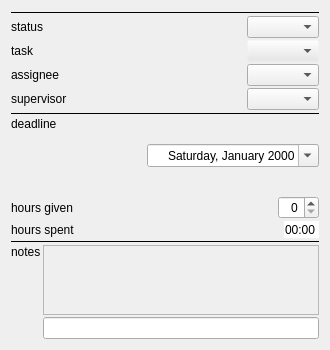
<?xml version="1.0" encoding="UTF-8"?>
<ui version="4.0">
 <class>Form</class>
 <widget class="QWidget" name="Form">
  <property name="geometry">
   <rect>
    <x>0</x>
    <y>0</y>
    <width>330</width>
    <height>350</height>
   </rect>
  </property>
  <property name="sizePolicy">
   <sizepolicy hsizetype="Preferred" vsizetype="Preferred">
    <horstretch>0</horstretch>
    <verstretch>0</verstretch>
   </sizepolicy>
  </property>
  <property name="windowTitle">
   <string>Form</string>
  </property>
  <layout class="QGridLayout" name="gridLayout">
   <item row="0" column="0">
    <layout class="QVBoxLayout" name="verticalLayout_4">
     <property name="spacing">
      <number>2</number>
     </property>
     <item>
      <widget class="QWidget" name="widget_comboboxes" native="true">
       <property name="enabled">
        <bool>true</bool>
       </property>
       <layout class="QGridLayout" name="gridLayout_5">
        <property name="margin">
         <number>0</number>
        </property>
        <property name="spacing">
         <number>2</number>
        </property>
        <item row="0" column="0">
         <layout class="QVBoxLayout" name="vlayout_comboboxes">
          <property name="spacing">
           <number>2</number>
          </property>
          <item>
           <widget class="Line" name="line_2">
            <property name="frameShadow">
             <enum>QFrame::Plain</enum>
            </property>
            <property name="orientation">
             <enum>Qt::Horizontal</enum>
            </property>
           </widget>
          </item>
          <item>
           <layout class="QHBoxLayout" name="horizontalLayout_12">
            <property name="spacing">
             <number>2</number>
            </property>
            <item>
             <widget class="QLabel" name="label_6">
              <property name="text">
               <string>status</string>
              </property>
             </widget>
            </item>
            <item>
             <spacer name="horizontalSpacer_5">
              <property name="orientation">
               <enum>Qt::Horizontal</enum>
              </property>
              <property name="sizeHint" stdset="0">
               <size>
                <width>0</width>
                <height>0</height>
               </size>
              </property>
             </spacer>
            </item>
            <item>
             <widget class="QComboBox" name="combobox_status">
              <property name="sizePolicy">
               <sizepolicy hsizetype="Minimum" vsizetype="Minimum">
                <horstretch>0</horstretch>
                <verstretch>0</verstretch>
               </sizepolicy>
              </property>
              <property name="sizeAdjustPolicy">
               <enum>QComboBox::AdjustToContents</enum>
              </property>
             </widget>
            </item>
           </layout>
          </item>
          <item>
           <layout class="QHBoxLayout" name="horizontalLayout_11">
            <property name="spacing">
             <number>2</number>
            </property>
            <item>
             <widget class="QLabel" name="label_7">
              <property name="text">
               <string>task</string>
              </property>
             </widget>
            </item>
            <item>
             <spacer name="horizontalSpacer_4">
              <property name="orientation">
               <enum>Qt::Horizontal</enum>
              </property>
              <property name="sizeHint" stdset="0">
               <size>
                <width>0</width>
                <height>0</height>
               </size>
              </property>
             </spacer>
            </item>
            <item>
             <widget class="QComboBox" name="combobox_task">
              <property name="sizePolicy">
               <sizepolicy hsizetype="Minimum" vsizetype="Minimum">
                <horstretch>0</horstretch>
                <verstretch>0</verstretch>
               </sizepolicy>
              </property>
              <property name="palette">
               <palette>
                <active>
                 <colorrole role="WindowText">
                  <brush brushstyle="SolidPattern">
                   <color alpha="255">
                    <red>0</red>
                    <green>0</green>
                    <blue>0</blue>
                   </color>
                  </brush>
                 </colorrole>
                 <colorrole role="Button">
                  <brush brushstyle="SolidPattern">
                   <color alpha="0">
                    <red>232</red>
                    <green>232</green>
                    <blue>232</blue>
                   </color>
                  </brush>
                 </colorrole>
                 <colorrole role="Light">
                  <brush brushstyle="SolidPattern">
                   <color alpha="0">
                    <red>255</red>
                    <green>255</green>
                    <blue>255</blue>
                   </color>
                  </brush>
                 </colorrole>
                 <colorrole role="Midlight">
                  <brush brushstyle="SolidPattern">
                   <color alpha="0">
                    <red>243</red>
                    <green>243</green>
                    <blue>243</blue>
                   </color>
                  </brush>
                 </colorrole>
                 <colorrole role="Dark">
                  <brush brushstyle="SolidPattern">
                   <color alpha="0">
                    <red>116</red>
                    <green>116</green>
                    <blue>116</blue>
                   </color>
                  </brush>
                 </colorrole>
                 <colorrole role="Mid">
                  <brush brushstyle="SolidPattern">
                   <color alpha="0">
                    <red>155</red>
                    <green>155</green>
                    <blue>155</blue>
                   </color>
                  </brush>
                 </colorrole>
                 <colorrole role="Text">
                  <brush brushstyle="SolidPattern">
                   <color alpha="255">
                    <red>0</red>
                    <green>0</green>
                    <blue>0</blue>
                   </color>
                  </brush>
                 </colorrole>
                 <colorrole role="BrightText">
                  <brush brushstyle="SolidPattern">
                   <color alpha="255">
                    <red>255</red>
                    <green>255</green>
                    <blue>255</blue>
                   </color>
                  </brush>
                 </colorrole>
                 <colorrole role="ButtonText">
                  <brush brushstyle="SolidPattern">
                   <color alpha="255">
                    <red>0</red>
                    <green>0</green>
                    <blue>0</blue>
                   </color>
                  </brush>
                 </colorrole>
                 <colorrole role="Base">
                  <brush brushstyle="SolidPattern">
                   <color alpha="255">
                    <red>255</red>
                    <green>255</green>
                    <blue>255</blue>
                   </color>
                  </brush>
                 </colorrole>
                 <colorrole role="Window">
                  <brush brushstyle="SolidPattern">
                   <color alpha="0">
                    <red>232</red>
                    <green>232</green>
                    <blue>232</blue>
                   </color>
                  </brush>
                 </colorrole>
                 <colorrole role="Shadow">
                  <brush brushstyle="SolidPattern">
                   <color alpha="255">
                    <red>0</red>
                    <green>0</green>
                    <blue>0</blue>
                   </color>
                  </brush>
                 </colorrole>
                 <colorrole role="AlternateBase">
                  <brush brushstyle="SolidPattern">
                   <color alpha="127">
                    <red>243</red>
                    <green>243</green>
                    <blue>243</blue>
                   </color>
                  </brush>
                 </colorrole>
                 <colorrole role="ToolTipBase">
                  <brush brushstyle="SolidPattern">
                   <color alpha="255">
                    <red>255</red>
                    <green>255</green>
                    <blue>220</blue>
                   </color>
                  </brush>
                 </colorrole>
                 <colorrole role="ToolTipText">
                  <brush brushstyle="SolidPattern">
                   <color alpha="255">
                    <red>0</red>
                    <green>0</green>
                    <blue>0</blue>
                   </color>
                  </brush>
                 </colorrole>
                </active>
                <inactive>
                 <colorrole role="WindowText">
                  <brush brushstyle="SolidPattern">
                   <color alpha="255">
                    <red>0</red>
                    <green>0</green>
                    <blue>0</blue>
                   </color>
                  </brush>
                 </colorrole>
                 <colorrole role="Button">
                  <brush brushstyle="SolidPattern">
                   <color alpha="0">
                    <red>232</red>
                    <green>232</green>
                    <blue>232</blue>
                   </color>
                  </brush>
                 </colorrole>
                 <colorrole role="Light">
                  <brush brushstyle="SolidPattern">
                   <color alpha="0">
                    <red>255</red>
                    <green>255</green>
                    <blue>255</blue>
                   </color>
                  </brush>
                 </colorrole>
                 <colorrole role="Midlight">
                  <brush brushstyle="SolidPattern">
                   <color alpha="0">
                    <red>243</red>
                    <green>243</green>
                    <blue>243</blue>
                   </color>
                  </brush>
                 </colorrole>
                 <colorrole role="Dark">
                  <brush brushstyle="SolidPattern">
                   <color alpha="0">
                    <red>116</red>
                    <green>116</green>
                    <blue>116</blue>
                   </color>
                  </brush>
                 </colorrole>
                 <colorrole role="Mid">
                  <brush brushstyle="SolidPattern">
                   <color alpha="0">
                    <red>155</red>
                    <green>155</green>
                    <blue>155</blue>
                   </color>
                  </brush>
                 </colorrole>
                 <colorrole role="Text">
                  <brush brushstyle="SolidPattern">
                   <color alpha="255">
                    <red>0</red>
                    <green>0</green>
                    <blue>0</blue>
                   </color>
                  </brush>
                 </colorrole>
                 <colorrole role="BrightText">
                  <brush brushstyle="SolidPattern">
                   <color alpha="255">
                    <red>255</red>
                    <green>255</green>
                    <blue>255</blue>
                   </color>
                  </brush>
                 </colorrole>
                 <colorrole role="ButtonText">
                  <brush brushstyle="SolidPattern">
                   <color alpha="255">
                    <red>0</red>
                    <green>0</green>
                    <blue>0</blue>
                   </color>
                  </brush>
                 </colorrole>
                 <colorrole role="Base">
                  <brush brushstyle="SolidPattern">
                   <color alpha="255">
                    <red>255</red>
                    <green>255</green>
                    <blue>255</blue>
                   </color>
                  </brush>
                 </colorrole>
                 <colorrole role="Window">
                  <brush brushstyle="SolidPattern">
                   <color alpha="0">
                    <red>232</red>
                    <green>232</green>
                    <blue>232</blue>
                   </color>
                  </brush>
                 </colorrole>
                 <colorrole role="Shadow">
                  <brush brushstyle="SolidPattern">
                   <color alpha="255">
                    <red>0</red>
                    <green>0</green>
                    <blue>0</blue>
                   </color>
                  </brush>
                 </colorrole>
                 <colorrole role="AlternateBase">
                  <brush brushstyle="SolidPattern">
                   <color alpha="127">
                    <red>243</red>
                    <green>243</green>
                    <blue>243</blue>
                   </color>
                  </brush>
                 </colorrole>
                 <colorrole role="ToolTipBase">
                  <brush brushstyle="SolidPattern">
                   <color alpha="255">
                    <red>255</red>
                    <green>255</green>
                    <blue>220</blue>
                   </color>
                  </brush>
                 </colorrole>
                 <colorrole role="ToolTipText">
                  <brush brushstyle="SolidPattern">
                   <color alpha="255">
                    <red>0</red>
                    <green>0</green>
                    <blue>0</blue>
                   </color>
                  </brush>
                 </colorrole>
                </inactive>
                <disabled>
                 <colorrole role="WindowText">
                  <brush brushstyle="SolidPattern">
                   <color alpha="0">
                    <red>116</red>
                    <green>116</green>
                    <blue>116</blue>
                   </color>
                  </brush>
                 </colorrole>
                 <colorrole role="Button">
                  <brush brushstyle="SolidPattern">
                   <color alpha="0">
                    <red>232</red>
                    <green>232</green>
                    <blue>232</blue>
                   </color>
                  </brush>
                 </colorrole>
                 <colorrole role="Light">
                  <brush brushstyle="SolidPattern">
                   <color alpha="0">
                    <red>255</red>
                    <green>255</green>
                    <blue>255</blue>
                   </color>
                  </brush>
                 </colorrole>
                 <colorrole role="Midlight">
                  <brush brushstyle="SolidPattern">
                   <color alpha="0">
                    <red>243</red>
                    <green>243</green>
                    <blue>243</blue>
                   </color>
                  </brush>
                 </colorrole>
                 <colorrole role="Dark">
                  <brush brushstyle="SolidPattern">
                   <color alpha="0">
                    <red>116</red>
                    <green>116</green>
                    <blue>116</blue>
                   </color>
                  </brush>
                 </colorrole>
                 <colorrole role="Mid">
                  <brush brushstyle="SolidPattern">
                   <color alpha="0">
                    <red>155</red>
                    <green>155</green>
                    <blue>155</blue>
                   </color>
                  </brush>
                 </colorrole>
                 <colorrole role="Text">
                  <brush brushstyle="SolidPattern">
                   <color alpha="0">
                    <red>116</red>
                    <green>116</green>
                    <blue>116</blue>
                   </color>
                  </brush>
                 </colorrole>
                 <colorrole role="BrightText">
                  <brush brushstyle="SolidPattern">
                   <color alpha="255">
                    <red>255</red>
                    <green>255</green>
                    <blue>255</blue>
                   </color>
                  </brush>
                 </colorrole>
                 <colorrole role="ButtonText">
                  <brush brushstyle="SolidPattern">
                   <color alpha="0">
                    <red>116</red>
                    <green>116</green>
                    <blue>116</blue>
                   </color>
                  </brush>
                 </colorrole>
                 <colorrole role="Base">
                  <brush brushstyle="SolidPattern">
                   <color alpha="0">
                    <red>232</red>
                    <green>232</green>
                    <blue>232</blue>
                   </color>
                  </brush>
                 </colorrole>
                 <colorrole role="Window">
                  <brush brushstyle="SolidPattern">
                   <color alpha="0">
                    <red>232</red>
                    <green>232</green>
                    <blue>232</blue>
                   </color>
                  </brush>
                 </colorrole>
                 <colorrole role="Shadow">
                  <brush brushstyle="SolidPattern">
                   <color alpha="255">
                    <red>0</red>
                    <green>0</green>
                    <blue>0</blue>
                   </color>
                  </brush>
                 </colorrole>
                 <colorrole role="AlternateBase">
                  <brush brushstyle="SolidPattern">
                   <color alpha="0">
                    <red>232</red>
                    <green>232</green>
                    <blue>232</blue>
                   </color>
                  </brush>
                 </colorrole>
                 <colorrole role="ToolTipBase">
                  <brush brushstyle="SolidPattern">
                   <color alpha="255">
                    <red>255</red>
                    <green>255</green>
                    <blue>220</blue>
                   </color>
                  </brush>
                 </colorrole>
                 <colorrole role="ToolTipText">
                  <brush brushstyle="SolidPattern">
                   <color alpha="255">
                    <red>0</red>
                    <green>0</green>
                    <blue>0</blue>
                   </color>
                  </brush>
                 </colorrole>
                </disabled>
               </palette>
              </property>
              <property name="sizeAdjustPolicy">
               <enum>QComboBox::AdjustToContents</enum>
              </property>
             </widget>
            </item>
           </layout>
          </item>
          <item>
           <layout class="QHBoxLayout" name="horizontalLayout_10">
            <property name="spacing">
             <number>2</number>
            </property>
            <item>
             <widget class="QLabel" name="label_4">
              <property name="text">
               <string>assignee</string>
              </property>
             </widget>
            </item>
            <item>
             <spacer name="horizontalSpacer_3">
              <property name="orientation">
               <enum>Qt::Horizontal</enum>
              </property>
              <property name="sizeHint" stdset="0">
               <size>
                <width>0</width>
                <height>0</height>
               </size>
              </property>
             </spacer>
            </item>
            <item>
             <widget class="QComboBox" name="combobox_assignee">
              <property name="sizePolicy">
               <sizepolicy hsizetype="Minimum" vsizetype="Minimum">
                <horstretch>0</horstretch>
                <verstretch>0</verstretch>
               </sizepolicy>
              </property>
              <property name="sizeAdjustPolicy">
               <enum>QComboBox::AdjustToContents</enum>
              </property>
             </widget>
            </item>
           </layout>
          </item>
          <item>
           <layout class="QHBoxLayout" name="horizontalLayout_16">
            <property name="spacing">
             <number>2</number>
            </property>
            <item>
             <widget class="QLabel" name="label_5">
              <property name="text">
               <string>supervisor</string>
              </property>
             </widget>
            </item>
            <item>
             <spacer name="horizontalSpacer_9">
              <property name="orientation">
               <enum>Qt::Horizontal</enum>
              </property>
              <property name="sizeHint" stdset="0">
               <size>
                <width>0</width>
                <height>0</height>
               </size>
              </property>
             </spacer>
            </item>
            <item>
             <widget class="QComboBox" name="combobox_supervisor">
              <property name="sizePolicy">
               <sizepolicy hsizetype="Minimum" vsizetype="Minimum">
                <horstretch>0</horstretch>
                <verstretch>0</verstretch>
               </sizepolicy>
              </property>
              <property name="sizeAdjustPolicy">
               <enum>QComboBox::AdjustToContents</enum>
              </property>
             </widget>
            </item>
           </layout>
          </item>
          <item>
           <widget class="Line" name="line">
            <property name="frameShadow">
             <enum>QFrame::Plain</enum>
            </property>
            <property name="orientation">
             <enum>Qt::Horizontal</enum>
            </property>
           </widget>
          </item>
          <item>
           <layout class="QHBoxLayout" name="horizontalLayout_13">
            <property name="spacing">
             <number>2</number>
            </property>
            <item>
             <layout class="QVBoxLayout" name="verticalLayout">
              <item>
               <widget class="QLabel" name="label_2">
                <property name="text">
                 <string>deadline</string>
                </property>
               </widget>
              </item>
              <item>
               <spacer name="verticalSpacer">
                <property name="orientation">
                 <enum>Qt::Vertical</enum>
                </property>
                <property name="sizeHint" stdset="0">
                 <size>
                  <width>20</width>
                  <height>40</height>
                 </size>
                </property>
               </spacer>
              </item>
             </layout>
            </item>
            <item>
             <spacer name="horizontalSpacer_6">
              <property name="orientation">
               <enum>Qt::Horizontal</enum>
              </property>
              <property name="sizeHint" stdset="0">
               <size>
                <width>0</width>
                <height>0</height>
               </size>
              </property>
             </spacer>
            </item>
            <item>
             <widget class="QDateEdit" name="dateEdit">
              <property name="alignment">
               <set>Qt::AlignRight|Qt::AlignTrailing|Qt::AlignVCenter</set>
              </property>
              <property name="displayFormat">
               <string>dddd, MMMM yyyy</string>
              </property>
              <property name="calendarPopup">
               <bool>true</bool>
              </property>
             </widget>
            </item>
           </layout>
          </item>
          <item>
           <layout class="QHBoxLayout" name="horizontalLayout_14">
            <property name="spacing">
             <number>2</number>
            </property>
            <item>
             <widget class="QLabel" name="label">
              <property name="text">
               <string>hours given</string>
              </property>
             </widget>
            </item>
            <item>
             <spacer name="horizontalSpacer_7">
              <property name="orientation">
               <enum>Qt::Horizontal</enum>
              </property>
              <property name="sizeHint" stdset="0">
               <size>
                <width>0</width>
                <height>0</height>
               </size>
              </property>
             </spacer>
            </item>
            <item>
             <widget class="QTimeEdit" name="timeEdit_timeGiven">
              <property name="alignment">
               <set>Qt::AlignRight|Qt::AlignTrailing|Qt::AlignVCenter</set>
              </property>
              <property name="displayFormat">
               <string>h</string>
              </property>
             </widget>
            </item>
           </layout>
          </item>
          <item>
           <layout class="QHBoxLayout" name="horizontalLayout_15">
            <property name="spacing">
             <number>2</number>
            </property>
            <item>
             <widget class="QLabel" name="label_3">
              <property name="text">
               <string>hours spent</string>
              </property>
             </widget>
            </item>
            <item>
             <spacer name="horizontalSpacer_8">
              <property name="orientation">
               <enum>Qt::Horizontal</enum>
              </property>
              <property name="sizeHint" stdset="0">
               <size>
                <width>0</width>
                <height>0</height>
               </size>
              </property>
             </spacer>
            </item>
            <item>
             <widget class="QTimeEdit" name="timeEdit_timeSpent">
              <property name="frame">
               <bool>false</bool>
              </property>
              <property name="alignment">
               <set>Qt::AlignRight|Qt::AlignTrailing|Qt::AlignVCenter</set>
              </property>
              <property name="readOnly">
               <bool>true</bool>
              </property>
              <property name="buttonSymbols">
               <enum>QAbstractSpinBox::NoButtons</enum>
              </property>
              <property name="displayFormat">
               <string>hh:mm</string>
              </property>
             </widget>
            </item>
           </layout>
          </item>
          <item>
           <widget class="Line" name="line_3">
            <property name="frameShadow">
             <enum>QFrame::Plain</enum>
            </property>
            <property name="orientation">
             <enum>Qt::Horizontal</enum>
            </property>
           </widget>
          </item>
          <item>
           <layout class="QHBoxLayout" name="horizontalLayout">
            <item>
             <layout class="QVBoxLayout" name="verticalLayout_2">
              <item>
               <widget class="QLabel" name="label_8">
                <property name="text">
                 <string>notes</string>
                </property>
               </widget>
              </item>
              <item>
               <spacer name="verticalSpacer_3">
                <property name="orientation">
                 <enum>Qt::Vertical</enum>
                </property>
                <property name="sizeHint" stdset="0">
                 <size>
                  <width>20</width>
                  <height>40</height>
                 </size>
                </property>
               </spacer>
              </item>
             </layout>
            </item>
            <item>
             <layout class="QVBoxLayout" name="verticalLayout_3">
              <item>
               <widget class="QScrollArea" name="scrollArea">
                <property name="widgetResizable">
                 <bool>true</bool>
                </property>
                <widget class="QWidget" name="scrollAreaWidgetContents_2">
                 <property name="geometry">
                  <rect>
                   <x>0</x>
                   <y>0</y>
                   <width>249</width>
                   <height>76</height>
                  </rect>
                 </property>
                </widget>
               </widget>
              </item>
              <item>
               <layout class="QHBoxLayout" name="horizontalLayout_2">
                <item>
                 <widget class="QLineEdit" name="lineEdit"/>
                </item>
               </layout>
              </item>
             </layout>
            </item>
           </layout>
          </item>
         </layout>
        </item>
       </layout>
      </widget>
     </item>
    </layout>
   </item>
  </layout>
 </widget>
 <resources/>
 <connections/>
</ui>
